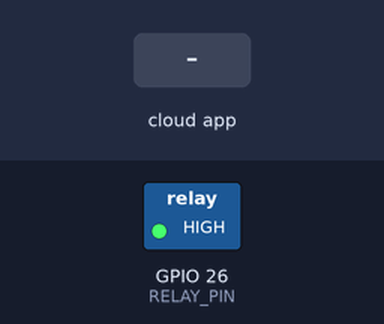
Recording of a sketch running on a simulated ESP32. Shown: switched loads named in the sketch (green lamp = pin HIGH). The inputs (shaded band) are chosen by the test bench. What the sketch prints to the serial monitor is not drawn.

Above: at 3.7 s.
3.8 s: the phone or cloud app sets bulb to ON
At 4.8 s:
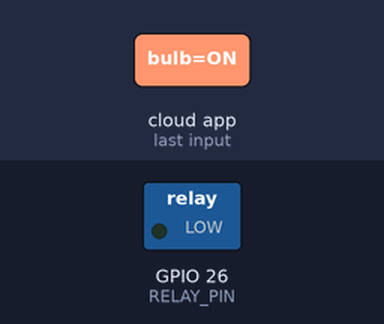
5.3 s: the phone or cloud app sets bulb to OFF
At 6.1 s:
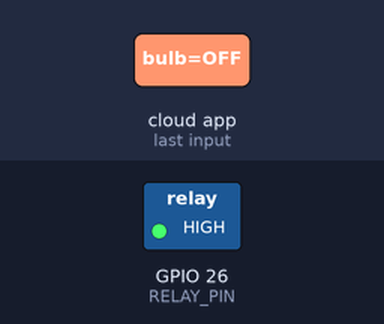
6.8 s: the phone or cloud app sets bulb to 1
At 7.3 s:
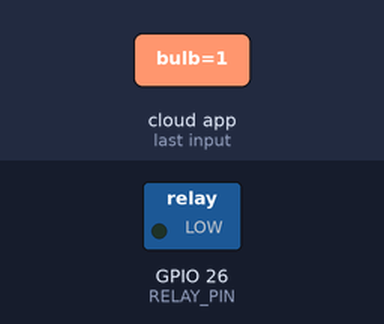
8.3 s: the phone or cloud app sets bulb to 0
At 8.6 s:
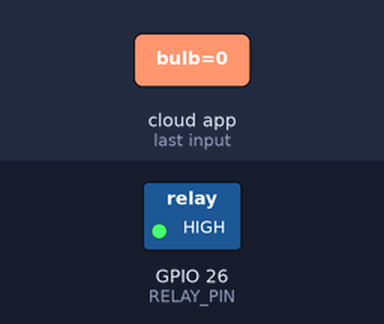
Timing chart, 0 to 10.8 s (numbered marks = the images above; inputs shaded):
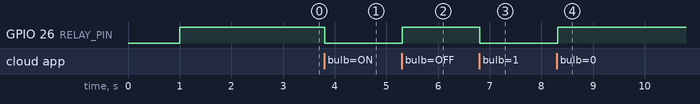

The sketch:

task2_task3_mqtt_relay.ino
```cpp
// Tasks 2 & 3 - ESP32 subscribes to an Adafruit IO feed (MQTT) and drives a relay.
// Task 2: the feed is changed from the Adafruit IO dashboard toggle.
// Task 3: the same feed is changed by an IFTTT webhook (Google Assistant voice command).
// The ESP32 code is identical for both - only the publisher changes.
// Library: "Adafruit IO Arduino" (+ Adafruit MQTT Library)
#include <AdafruitIO_WiFi.h>

#define IO_USERNAME "YOUR_ADAFRUIT_USERNAME"
#define IO_KEY      "YOUR_ADAFRUIT_IO_KEY"      // never commit your real key
#define WIFI_SSID   "YOUR_WIFI_SSID"
#define WIFI_PASS   "YOUR_WIFI_PASSWORD"

AdafruitIO_WiFi io(IO_USERNAME, IO_KEY, WIFI_SSID, WIFI_PASS);
AdafruitIO_Feed *bulb = io.feed("bulb");        // MQTT topic: <username>/feeds/bulb

#define RELAY_PIN 26
#define RELAY_ON  LOW      // relay module is ACTIVE-LOW: LOW energises the coil
#define RELAY_OFF HIGH

void handleBulbCommand(AdafruitIO_Data *data) {
  String command = data->toString();
  command.trim();
  command.toUpperCase();

  if (command == "ON" || command == "1") {
    digitalWrite(RELAY_PIN, RELAY_ON);
    Serial.println("RELAY: ON -> bulb powered");
  } else if (command == "OFF" || command == "0") {
    digitalWrite(RELAY_PIN, RELAY_OFF);
    Serial.println("RELAY: OFF -> bulb disconnected");
  }
}

void setup() {
  Serial.begin(115200);
  delay(1000);

  pinMode(RELAY_PIN, OUTPUT);
  digitalWrite(RELAY_PIN, RELAY_OFF);           // start with the bulb OFF (fail-safe)

  bulb->onMessage(handleBulbCommand);           // callback for incoming MQTT messages
  io.connect();
  while (io.status() < AIO_CONNECTED) { Serial.print("."); delay(500); }
  Serial.println("\nAdafruit IO connected! Listening for commands...");

  bulb->get();                                  // fetch the last stored value on start-up
}

void loop() {
  io.run();                                     // keeps the MQTT connection alive
}
```

Measured:
- after the input at 3.8 s, GPIO 26 (RELAY_PIN): HIGH → LOW at once
- after the input at 5.3 s, GPIO 26 (RELAY_PIN): LOW → HIGH at once
- after the input at 6.8 s, GPIO 26 (RELAY_PIN): HIGH → LOW at once
- after the input at 8.3 s, GPIO 26 (RELAY_PIN): LOW → HIGH at once
